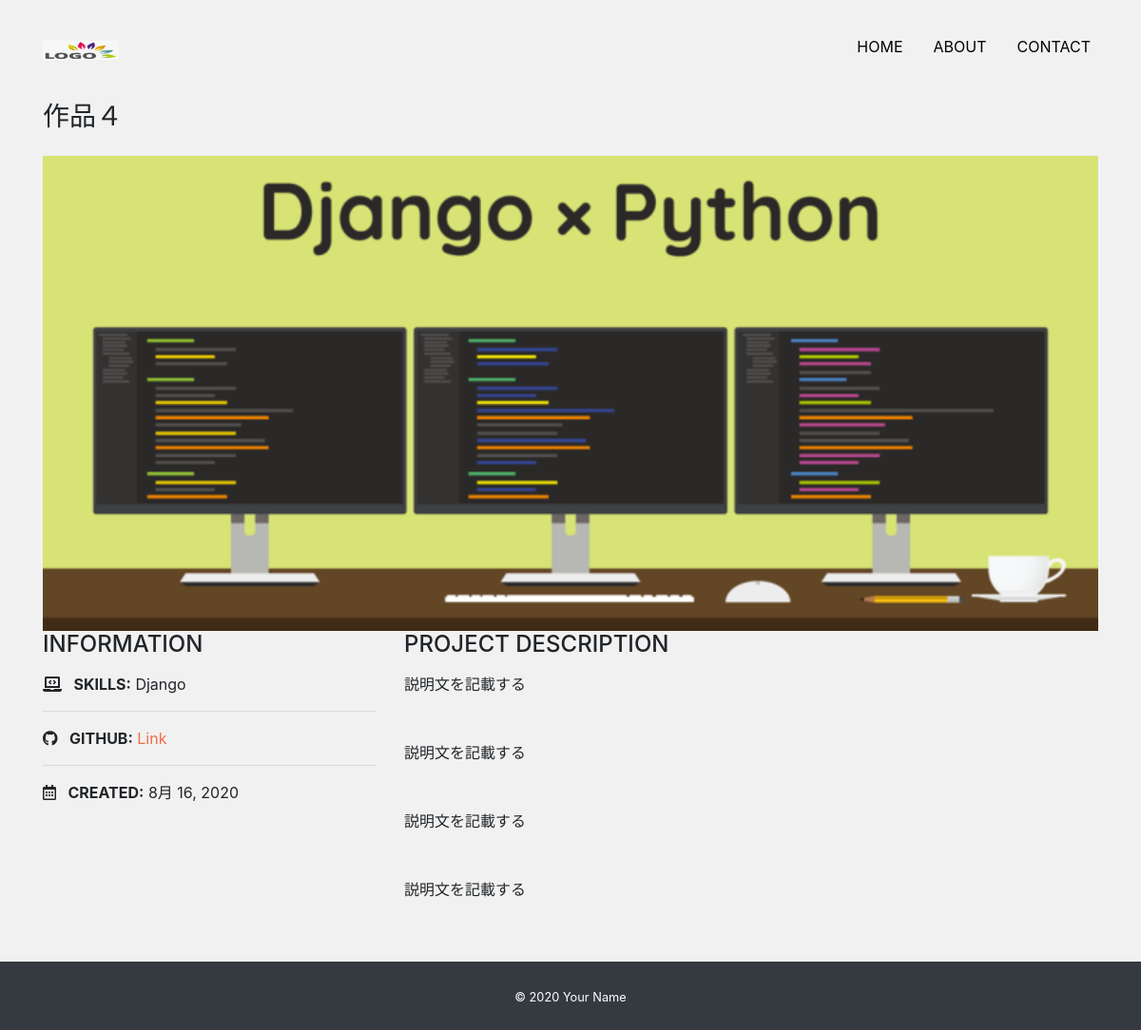
The page /detail/4 on the database its author committed.
### app/models.py (models this page shows, shortened)
class Work(models.Model):
    title = models.CharField('タイトル', max_length=100)
    image = models.ImageField(upload_to='images', verbose_name='イメージ画像')
    thumbnail = models.ImageField(upload_to='images', verbose_name='サムネイル', null=True, blank=True)
    skill = models.CharField('スキル', max_length=100)
    url = models.CharField('URL', max_length=100, null=True, blank=True)
    created = models.DateField('作成日')
    description = models.TextField('説明')

### app/views.py (the view)
# urls.py: path('detail/<int:pk>', views.DetailView.as_view(), name='detail'),
class DetailView(View):
    def get(self, request, *args, **kwargs):
        work_data = Work.objects.get(id=self.kwargs['pk'])
        return render(request, 'app/detail.html', {
            'work_data': work_data
        })

### app/templates/app/detail.html
{% extends 'app/base.html' %} {% block content %}
<h3 class="mb-4">{{ work_data.title }}</h3>
<div class="card top mb4">
  <img src="{{ work_data.image.url }}" alt="" />
</div>
<div class="row">
  <div class="col-sm-4 mb-4">
    <h4 class="mb-3">INFORMATION</h4>
    <p>
      <i class="fas fa-laptop-code mr-2"></i>
      <span class="font-weight-bolder">SKILLS:</span>
      {{ work_data.skill }}
    </p>
    <hr />
    <p>
      <i class="fab fa-github mr-2"></i>
      <span class="font-weight-bolder">GITHUB:</span>
      {% if work_data.url %}
      <a href="{{ work_data.url }}" target="_blank" class="link-color">Link</a>
      {% else %} Private {% endif %}
    </p>
    <hr />
    <p>
      <i class="far fa-calendar-alt mr-2"></i>
      <span class="font-weight-bolder">CREATED:</span>
      {{ work_data.created }}
    </p>
  </div>
  <div class="col-sm-8 mb-5">
    <h4 class="mb-3">PROJECT DESCRIPTION</h4>
    <p>{{ work_data.description|linebreaksbr }}</p>
  </div>
</div>
{% endblock content %}

### app/static/css/style.css (style rules this page uses)
* { margin: 0; padding: 0; box-sizing: border-box; }
body { background: #f1f1f1; display: flex; flex-flow: column; min-height: 100vh; }
.top img { object-fit: cover; height: 500px; }
.link-color { color: #ee6c4d; }
.card { border: none; }

### rows shown on the page
Work: title "作品４", image (picture), skill "Django", created "8月 16, 2020", description "説明文を記載する 説明文を記載する 説明文を記載する 説明文を記載する"
